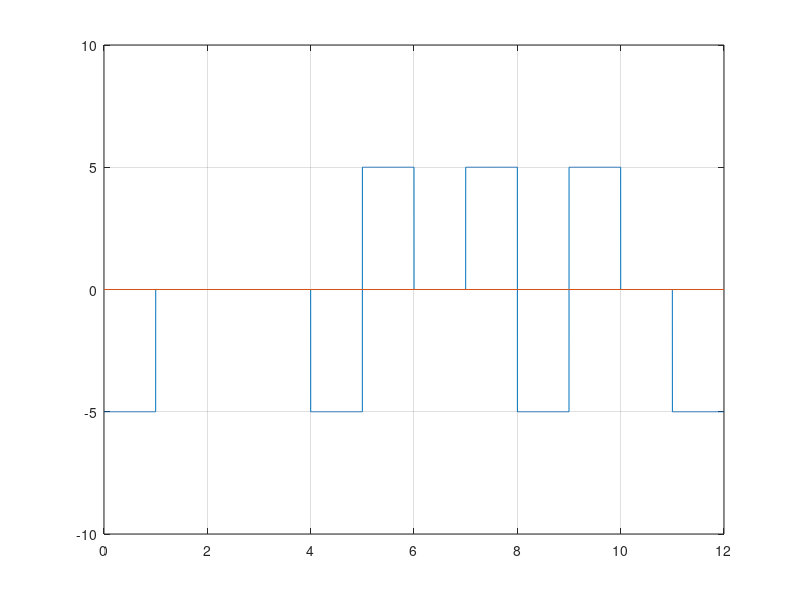

Reproduce this figure in MATLAB.
clc; 
clear all; 
close all; 

bits = [1 0 0 0 0 0 0 0 0 1 0 1];

%... Modulation
bitrate = 1;
voltage = 5;

sampling_rate = 1000;
sampling_time = 1/sampling_rate;

end_time = length(bits)/bitrate;
time = 0:sampling_time:end_time;

count = 0;

for i = 1:length(bits)
  if bits(i) == 0
    count = count+1;
  else
    count = 0;
  end
  if count == 8
    bits(i-4) = -1; bits(i-3) = -1; bits(i-1) = 1;
    bits(i) = 1; count = 0;
  end
  end

index = 1;
sign = 1;
if bits(1) == 1
  sign = -1;
end

for i = 1:length(time)
  modulation(i) = bits(index)*sign*voltage;
  if time(i)*bitrate >= index
        index = index+1;
        if index <= length(bits) && bits(index) ~= 0
            sign = -sign;
        end
  end
end

plot(time, modulation);
axis([0 end_time -voltage-5 voltage+5]);
line([0 end_time], [0 0]);
grid on;

%... Demodulation
index = 1;

for i = 1:length(modulation)
  demodulation(index) = modulation(i)/voltage;
  if time(i)*bitrate >= index
    index = index+1;
  end
end

last = 1;

for i = 1:length(demodulation)
  if demodulation(i) ~= 0
    if demodulation(i) == last
      for j = 0:4
        demodulation(i+j) = 0;
      end
    else
      last = demodulation(i);
    end
  end
end

demodulation = abs(demodulation);

disp(demodulation);